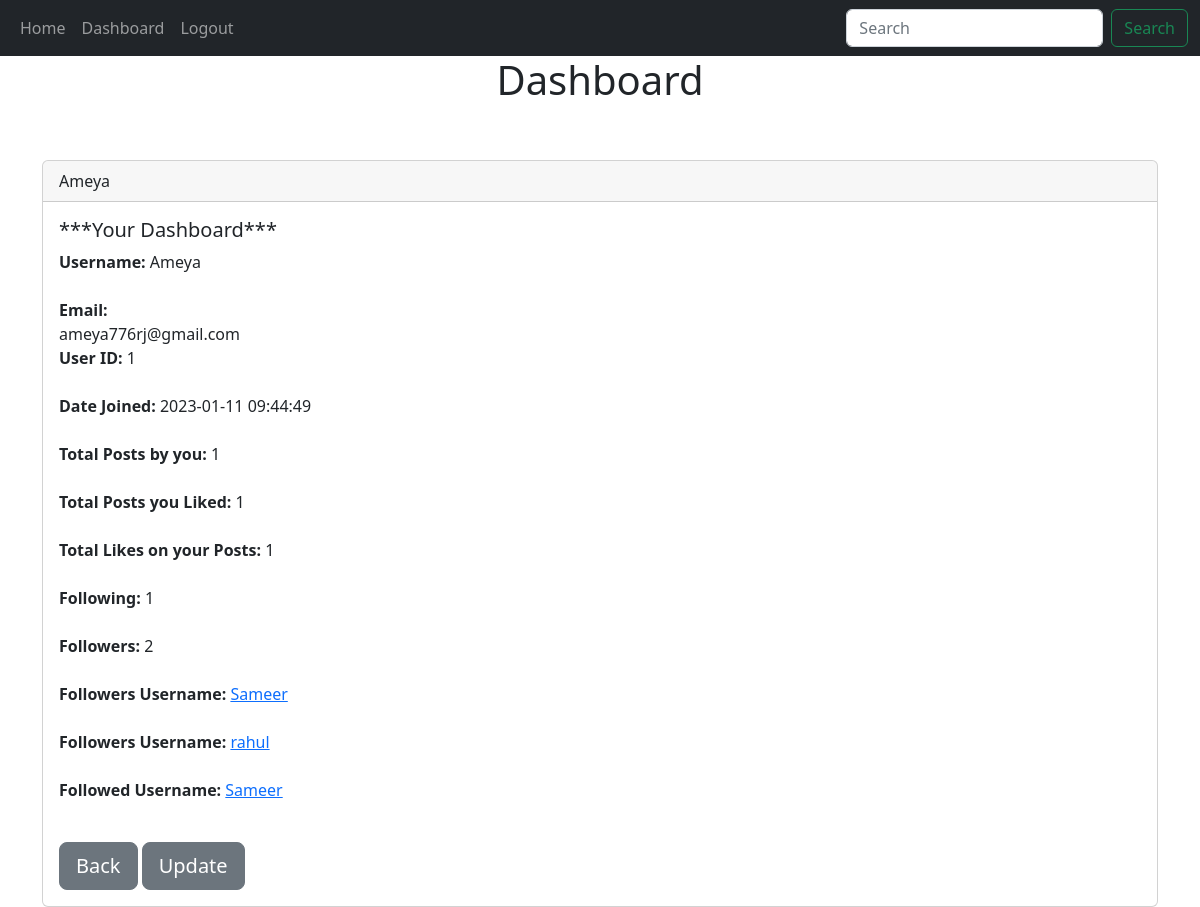
The page /dashboard (signed in) on the database its author committed.
### website/models.py (models this page shows, shortened)
class User(db.Model,UserMixin):
    id = db.Column(db.Integer, primary_key=True)
    email=db.Column(db.String(150), unique=True)
    username=db.Column(db.String(150), unique=True)
    password=db.Column(db.String(150))
    date_created=db.Column(db.DateTime(timezone=True), default=func.now())
    posts=db.relationship('Post',backref='user',passive_deletes=True)
    comments=db.relationship('Comment',backref='user',passive_deletes=True)
    followed=db.relationship('Followers',foreign_keys=[Followers.follower_id],backref=db.backref('follower', lazy='joined'),lazy='dynamic', cascade='all, delete-orphan')
    follower=db.relationship('Followers', foreign_keys=[Followers.followed_id],backref=db.backref('followed', lazy='joined'),lazy='dynamic', cascade='all, delete-orphan')
    post_liked=db.relationship("Like",backref='user',passive_deletes=True)

### website/views.py (the view)
@views.route("/dashboard")
@login_required
def dashboard():
    follower = User.query.filter(User.id.in_(follower.follower_id for follower in current_user.follower)).all()
    followed=User.query.filter(User.id.in_(followed.followed_id for followed in current_user.followed)).all()
    followed_count =current_user.followed.count()
    follower_count =current_user.follower.count()
    posts=current_user.posts
    likes = Like.query.filter(Like.post_id.in_([p.id for p in current_user.posts])).filter(Like.author == current_user.id).count()
    return  render_template("dashboard.html", user=current_user,followed_count=followed_count,follower_count=follower_count,posts=posts,follower=follower,post=Post,followed=followed,likes=likes)

### website/templates/dashboard.html (shortened to what this page needs)
{% extends "base.html" %}
{% block content   %}
<h1 align="center">Dashboard</h1>
<br><br>
<div class="card">
    <div class="card-header">
        {{ current_user.username }}
    </div>
    <div class="card-body">
      <h5 class="card-title">***Your Dashboard***</h5>
      <p class="card-text">
        <strong>Username: </strong>{{ current_user.username }}<br><br>
        <strong>Email: </strong><br>{{ current_user.email }}<br>
        <strong>User ID: </strong>{{ current_user.id }}<br><br>
        <strong>Date Joined: </strong>{{ current_user.date_created }}<br><br>
        <strong>Total Posts by you: </strong>{{ current_user.posts|length }}<br><br>
        <strong>Total Posts you Liked: </strong>{{ current_user.post_liked|length }}<br><br>
        <strong>Total Likes on your Posts: </strong>{{ likes }}<br><br>
        <strong>Following: </strong>{{ followed_count }}<br><br>
        <strong>Followers: </strong>{{ follower_count }}<br><br>
        {% for follower in follower %}
        <strong>Followers Username:</strong> <a href="/posts/{{ follower.username }}">{{ follower.username }}</a><br><br>
        {% endfor %}
        {% for followed in followed %}
        <strong>Followed Username:</strong> <a href="/posts/{{ followed.username }}">{{ followed.username }}</a><br><br>
        {% endfor %}
      </p>
      <a href="/home" class="btn btn-lg btn-secondary" type="submit">Back</button></a>
      <a href="/edit_detail/{{ user.id }}" class="btn btn-lg btn-secondary" type="submit">Update</button></a>
    </div>
  </div>
</div>
{% endblock %}

### rows shown on the page
User: username "Ameya", email "ameya776rj@gmail.com", id "1", date_created "2023-01-11 09:44:49"
User: username "Sameer"
User: username "rahul"

### other values the page prints
{{ current_user.posts|length }} "1"
{{ current_user.post_liked|length }} "1"
{{ likes }} "1"
{{ followed_count }} "1"
{{ follower_count }} "2"
